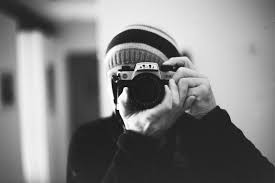
#> input picture NumPy/Personal/images.jpeg, 275 x 183 px
$ python inverter.py
#> lines starting #> are read from the running program, lines starting #| are printed output that depends on the picture
import numpy as np
from PIL import Image
import math

def invert(a):
#> called with a = 'images.jpeg'
    while True:
        try:
            im = Image.open(a)
#> im is the input picture: PIL image 275x183 RGB; min 0, max 255, mean 127.4
        except:
            print("invalid")
            break
        else:
            array = np.array(im)
            if int(array.shape[2]) >= 4:
                print(array.shape)
                print("Too many rgb colors")
            mask = np.full(array.shape, 255)
            modified_array = array - mask
            modified_array = modified_array * -1
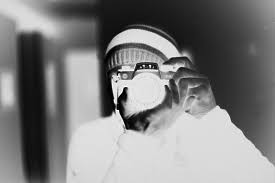
#> modified_array: shape (183, 275, 3) int64; min 0, max 255, mean 127.6
            modified_array = modified_array.astype(np.uint8)
            new_im = Image.fromarray(modified_array)
            new_im.save('inverted_image.png')
            break

invert('images.jpeg')
